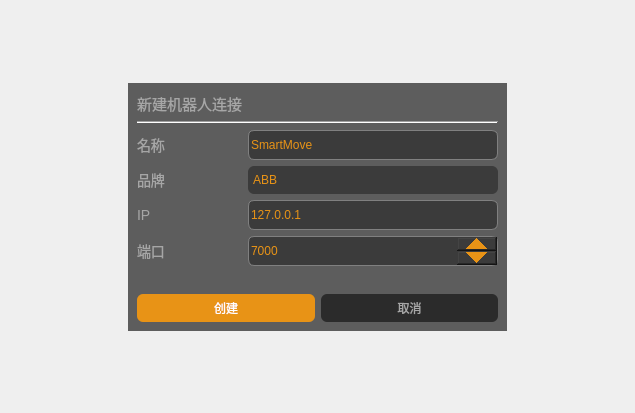
<?xml version="1.0" encoding="UTF-8"?>
<ui version="4.0">
 <class>SettingRobotWidget</class>
 <widget class="QWidget" name="SettingRobotWidget">
  <property name="geometry">
   <rect>
    <x>0</x>
    <y>0</y>
    <width>635</width>
    <height>413</height>
   </rect>
  </property>
  <property name="windowTitle">
   <string>Form</string>
  </property>
  <layout class="QGridLayout" name="gridLayout_2">
   <item row="0" column="1">
    <spacer name="verticalSpacer_2">
     <property name="orientation">
      <enum>Qt::Vertical</enum>
     </property>
     <property name="sizeHint" stdset="0">
      <size>
       <width>20</width>
       <height>63</height>
      </size>
     </property>
    </spacer>
   </item>
   <item row="1" column="0">
    <spacer name="horizontalSpacer">
     <property name="orientation">
      <enum>Qt::Horizontal</enum>
     </property>
     <property name="sizeHint" stdset="0">
      <size>
       <width>110</width>
       <height>20</height>
      </size>
     </property>
    </spacer>
   </item>
   <item row="1" column="1">
    <widget class="QWidget" name="widget" native="true">
     <property name="styleSheet">
      <string notr="true">QWidget#widget
{
	background: #5d5d5d;
}
QLabel
{
	font-family: &quot;Microsoft YaHei&quot;;
    font-size: 14px;
    color: #a6a6a6;
}

QLabel#label_Title
{
	font-family: &quot;Microsoft YaHei&quot;;
    font-size: 15px;
    color: #a6a6a6;
}

QLineEdit
{
    font-size: 12px;
	font-family: &quot;Microsoft YaHei&quot;;
    border-radius: 6px;
	border:1px solid gray;
    color: #e89316;
    background: #3b3b3b;
    margin: 0px;
    min-height: 28px;
    max-height: 28px;
}

QLineEdit:hover
{
    color: #f59917;
	border: 1px solid #7d551b;
}

QLineEdit:focus
{
    color: #ffffff;
	border: 1px solid #7d551b;
}
QLineEdit:disabled
{
   color: #e89316;
}

QSpinBox
{
    min-height: 28px;
    max-height: 28px;
    font-size: 12px;
	font-family: &quot;Microsoft YaHei&quot;;
    border-radius: 6px;
	border:1px solid gray;
    color: #e89316;
    background: #3b3b3b;
    margin: 0px;
}

QSpinBox:hover
{
    color: #f59917;
	border: 1px solid #7d551b;
}

QSpinBox:focus
{
    color: #ffffff;
    border: 1px solid #7d551b;
}
QSpinBox:disabled
{
    color: #ccc;
}

QSpinBox:up-button,QDoubleSpinBox:up-button
{
    min-height: 14px;
    max-height: 14px;
    min-width: 40px;
    max-width: 40px;
	
    background-image: url(:/Images/System/btn-up-normal.png);
}
QSpinBox:up-button:hover,QDoubleSpinBox:up-button:hover
{
	background-image: url(:/Images/System/btn-up-hover.png);
}
QSpinBox:up-button:pressed,QDoubleSpinBox:up-button:pressed
{
    background-image: url(:/Images/System/btn-up-press.png);
}

QSpinBox:down-button,QDoubleSpinBox:down-button
{
    min-height: 14px;
    max-height: 14px;
    min-width: 40px;
    max-width: 40px;
    background-image: url(:/Images/System/btn-down-normal.png);
}
QSpinBox:down-button:hover,QDoubleSpinBox:down-button:hover
{
	background-image: url(:/Images/System/btn-down-hover.png);
}
QSpinBox:down-button:pressed,QDoubleSpinBox:down-button:pressed
{
    background-image: url(:/Images/System/btn-down-press.png);
}

QComboBox
{
	color:#e89316;
	background: #3b3b3b;
	border-width:0px;
	border-radius:6px;
	font-size:12px;
    font-family: &quot;Microsoft YaHei&quot;;
    min-height: 28px;
    max-height: 28px;
}
 /* the popup opens */
QComboBox:on
{
        color: #555555;
        border-color: #327cc0;
        background: transparent;
}
QComboBox::drop-down
{
        border-style:none;
        border-width:0px;
}

QComboBox::down-arrow
{
    border-image: url(:/Images/ico_arrow_down.png);

}
QComboBox::down-arrow:hover
{
        border-image: url(:/Images/ico_arrow_down.png);
}
QComboBox::down-arrow:pressed
{
        border-image: url(:/Images/ico_arrow_down.png);
}
QComboBox::down-arrow:on
{
    border-image: url(:/Images/ico_arrow_up.png);
}
QComboBox::down-arrow:on:hover
{
        border-image: url(:/Images/ico_arrow_up.png);
}
QComboBox::down-arrow:on:pressed
{
        border-image: url(:/Images/ico_arrow_up.png);
}

QPushButton#pushButton_Create
{
    color:#ffffff;
    background: #e89316;
    font-size: 12px;
    text-align:center;
    border-radius:6px;
    border-style: solid;
    min-height: 28px;
}

QPushButton#pushButton_Create:hover
{
    background: #ffa217;
}

QPushButton#pushButton_Create:pressed
{
    background: #cf8313;
}
QPushButton#pushButton_Create:disabled
{
    background: gray;
}

QPushButton#pushButton_Cancel
{
    color:#a6a6a6;
    background: #2b2b2b;
    font-size: 12px;
    text-align:center;
    border-radius:6px;
    border-style: solid;
    min-height: 28px;
}

RobotBridgeForm QPushButton#pushButton_Cancel:hover
{
    background: #383838;
}

RobotBridgeForm QPushButton#pushButton_Cancel:pressed
{
    background: #242424;
}
</string>
     </property>
     <layout class="QGridLayout" name="gridLayout">
      <item row="0" column="0">
       <widget class="QLabel" name="label_Title">
        <property name="sizePolicy">
         <sizepolicy hsizetype="Preferred" vsizetype="Fixed">
          <horstretch>0</horstretch>
          <verstretch>0</verstretch>
         </sizepolicy>
        </property>
        <property name="text">
         <string>新建机器人连接</string>
        </property>
       </widget>
      </item>
      <item row="0" column="1">
       <widget class="QLabel" name="label_Tip">
        <property name="text">
         <string/>
        </property>
       </widget>
      </item>
      <item row="1" column="0" colspan="2">
       <widget class="Line" name="line">
        <property name="orientation">
         <enum>Qt::Horizontal</enum>
        </property>
       </widget>
      </item>
      <item row="2" column="0">
       <widget class="QLabel" name="label_RobotName">
        <property name="text">
         <string>名称</string>
        </property>
       </widget>
      </item>
      <item row="2" column="1">
       <widget class="QLineEdit" name="lineEdit_RobotName">
        <property name="text">
         <string>SmartMove</string>
        </property>
       </widget>
      </item>
      <item row="3" column="0">
       <widget class="QLabel" name="label_Brand">
        <property name="text">
         <string>品牌</string>
        </property>
       </widget>
      </item>
      <item row="3" column="1">
       <widget class="QComboBox" name="comboBox_RobotBrand">
        <item>
         <property name="text">
          <string>ABB</string>
         </property>
        </item>
        <item>
         <property name="text">
          <string>GSK</string>
         </property>
        </item>
       </widget>
      </item>
      <item row="4" column="0">
       <widget class="QLabel" name="label_IP">
        <property name="text">
         <string>IP</string>
        </property>
       </widget>
      </item>
      <item row="4" column="1">
       <widget class="QLineEdit" name="lineEdit_IP">
        <property name="minimumSize">
         <size>
          <width>250</width>
          <height>30</height>
         </size>
        </property>
        <property name="text">
         <string>127.0.0.1</string>
        </property>
       </widget>
      </item>
      <item row="5" column="0">
       <widget class="QLabel" name="label_Port">
        <property name="text">
         <string>端口</string>
        </property>
       </widget>
      </item>
      <item row="5" column="1">
       <widget class="QSpinBox" name="spinBox_Port">
        <property name="maximum">
         <number>50000</number>
        </property>
        <property name="value">
         <number>7000</number>
        </property>
       </widget>
      </item>
      <item row="6" column="0">
       <widget class="QLabel" name="label">
        <property name="text">
         <string/>
        </property>
       </widget>
      </item>
      <item row="7" column="0" colspan="2">
       <layout class="QHBoxLayout" name="horizontalLayout">
        <item>
         <widget class="QPushButton" name="pushButton_Create">
          <property name="text">
           <string>创建</string>
          </property>
         </widget>
        </item>
        <item>
         <widget class="QPushButton" name="pushButton_Cancel">
          <property name="text">
           <string>取消</string>
          </property>
         </widget>
        </item>
       </layout>
      </item>
     </layout>
    </widget>
   </item>
   <item row="1" column="2">
    <spacer name="horizontalSpacer_2">
     <property name="orientation">
      <enum>Qt::Horizontal</enum>
     </property>
     <property name="sizeHint" stdset="0">
      <size>
       <width>110</width>
       <height>20</height>
      </size>
     </property>
    </spacer>
   </item>
   <item row="2" column="1">
    <spacer name="verticalSpacer">
     <property name="orientation">
      <enum>Qt::Vertical</enum>
     </property>
     <property name="sizeHint" stdset="0">
      <size>
       <width>20</width>
       <height>63</height>
      </size>
     </property>
    </spacer>
   </item>
  </layout>
 </widget>
 <resources/>
 <connections/>
</ui>
